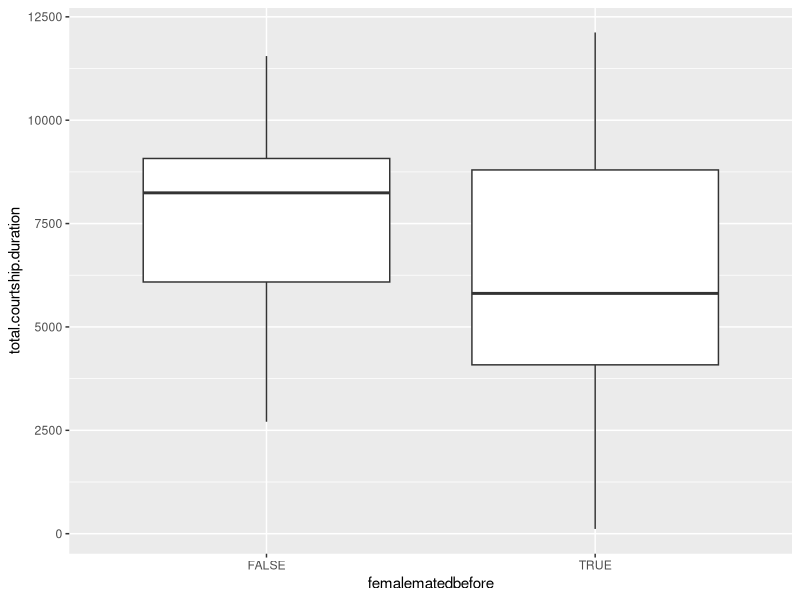
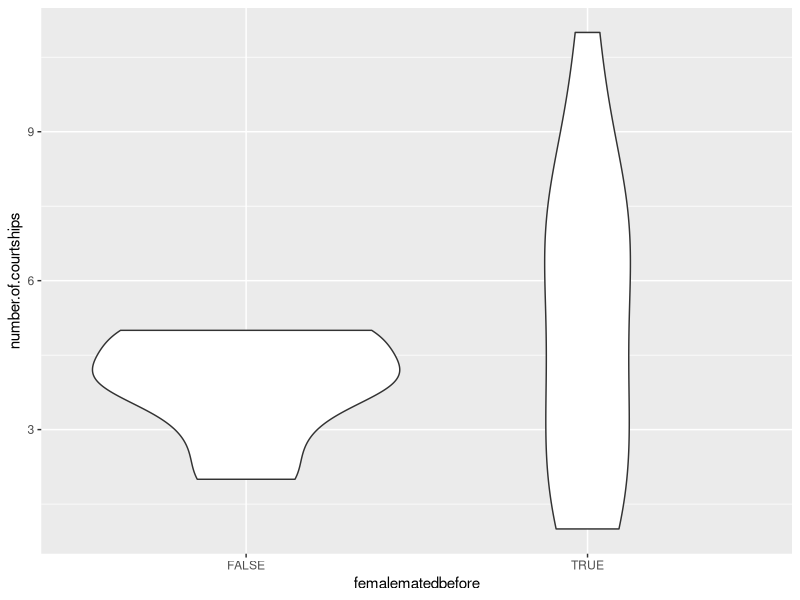
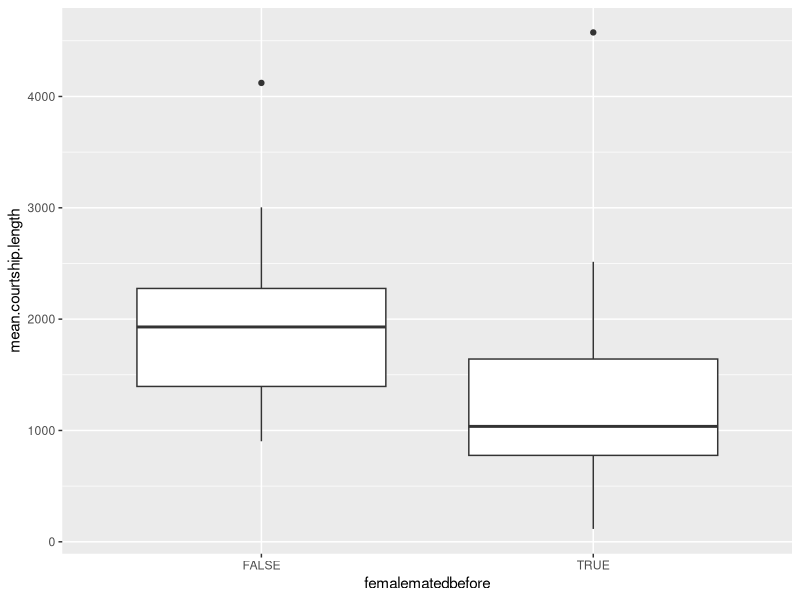
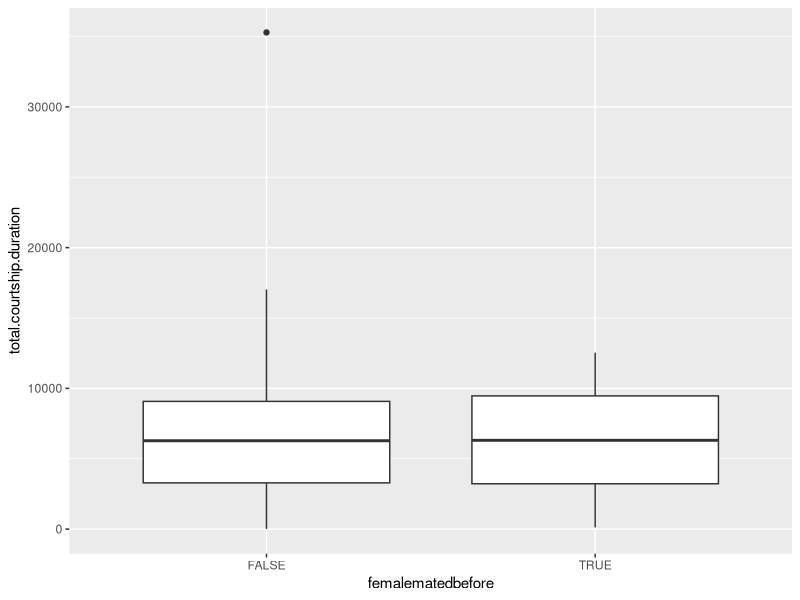
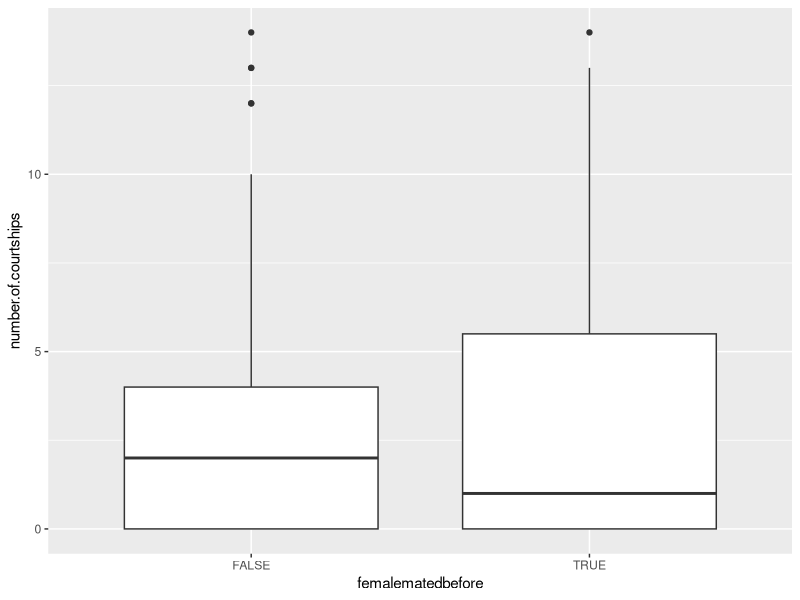
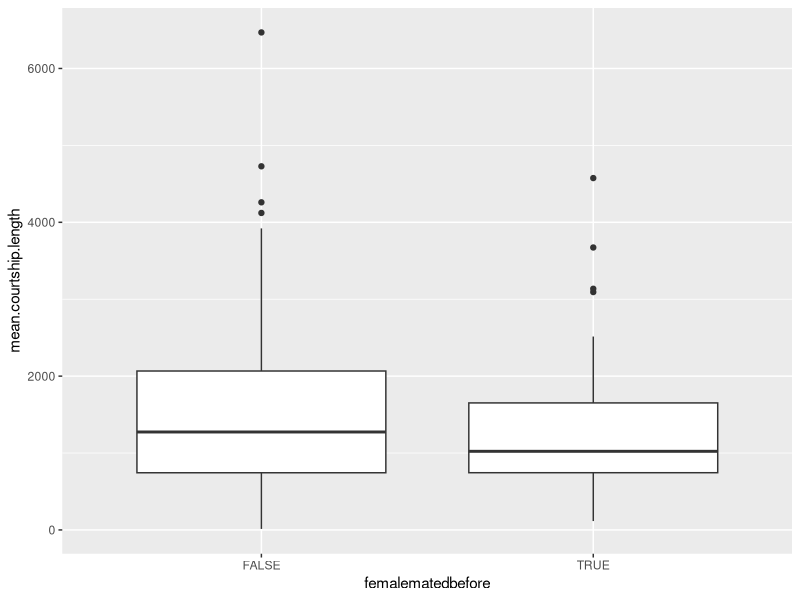

Write R code to recreate these figures, in order. (Note: this script raises an error after producing the figures.)
### Packages:
library(tidyverse)
library(Hmisc)
library(car)

### Open data:
subset1 <- read.table("subset1_Bastien_original_weight.csv",sep=",",header=T)
subset2 <- read.table("subset2_Bastien_original_weight.csv",sep=",",header=T)

## Bind both data frames together :
data <- rbind(subset1,subset2)

##### First investigation #####
## Total courtship duration:
ggplot(data) +
  geom_boxplot(aes(x=femalematedbefore,y=total.courtship.duration))

shapiro.test(subset1$total.courtship.duration)
shapiro.test(subset2$total.courtship.duration)

var(subset1$total.courtship.duration)
var(subset2$total.courtship.duration)

t.test(subset1$total.courtship.duration,subset2$total.courtship.duration,data= Tableau,var.equal=TRUE,paired = T)

## number of courtships
ggplot(data) +
  geom_violin(aes(x=femalematedbefore,y=number.of.courtships))

shapiro.test(subset1$number.of.courtships) # not normal
shapiro.test(subset2$number.of.courtships)

wilcox.test(subset1$number.of.courtships,subset2$number.of.courtships,paired=TRUE)

var.test(subset1$number.of.courtships,subset2$number.of.courtships)

# See attempt to make a jackknife test for comparing variances

## Mean of courtship:
ggplot(data) +
  geom_boxplot(aes(x=femalematedbefore,y=mean.courtship.length))

shapiro.test(subset1$mean.courtship.length)
shapiro.test(subset2$mean.courtship.length) # not normal

wilcox.test(subset1$mean.courtship.length,subset2$mean.courtship.length,paired=TRUE)

### With all data:

complete_data <- read.table("data_mating_weight.csv",sep=",",header=T)

## Total courtship duration:
ggplot(complete_data) +
  geom_boxplot(aes(x=femalematedbefore,y=total.courtship.duration))

## number of courtships
ggplot(complete_data) +
  geom_boxplot(aes(x=femalematedbefore,y=number.of.courtships))

## Mean of courtship:
ggplot(complete_data) +
  geom_boxplot(aes(x=femalematedbefore,y=mean.courtship.length))

## Mated state and Copulation success :
table(subset1$copulation,subset2$copulation,dnn = list("virgin","mated"))
Copulation <- matrix(c(0, 11, 0, 4),nrow = 2,dimnames = list("1st Survey" = c("False", "True"),"2nd Survey" = c("False", "True")))
Copulation
mcnemar.test(Copulation)

## Mated state and attempted.copulation :
Attempted.copulation <- table(subset1$attempted.copulation,subset2$attempted.copulation,dnn = list("virgin","mated"))
mcnemar.test(Attempted.copulation)

## Mated state and post.copulatory.kill :
table(subset1$post.copulatory.kill,subset2$post.copulatory.kill,dnn = list("virgin","mated"))
Post.copulatory.kill <- matrix(c(12, 3, 0, 0),nrow = 2,dimnames = list("1st Survey" = c("False", "True"),"2nd Survey" = c("False", "True")))
Post.copulatory.kill
mcnemar.test(Post.copulatory.kill)

## Mated state and pre.copulatory.kill :
table(subset1$pre.copulatory.kill,subset2$pre.copulatory.kill,dnn = list("virgin","mated"))
Pre.copulatory.kill <- matrix(c(14, 0, 1, 0),nrow = 2,dimnames = list("1st Survey" = c("False", "True"),"2nd Survey" = c("False", "True")))
Pre.copulatory.kill
mcnemar.test(Pre.copulatory.kill)

## Cannibalism
Cannibalism <- table(subset1$cannibalism,subset2$cannibalism,dnn = list("virgin","mated"))
Cannibalism
mcnemar.test(Cannibalism)

## Palp.broken
Palp.broken <- table(subset1$Palp.Broken,subset2$Palp.Broken,dnn = list("virgin","mated"))
Palp.broken
mcnemar.test(Palp.broken)

##### Some linear regressions #####

### Question around risk of being cannibalized:

## Number of attacks
lm3 <- lm(number.of.attacks ~ (number.of.courtships + mean.courtship.length + Female.last.weight + Male.last.weight) * femal, data = subset1)
Anova(lm3,type='II')
vif(lm3)

lm4 <- lm(number.of.attacks ~ number.of.courtships + total.courtship.duration + mean.courtship.length + Female.last.weight + Male.last.weight, data = subset2)
Anova(lm4,type='II')

## Latency to attack
lm5 <- lm(latency.to.attack ~ number.of.courtships + total.courtship.duration + mean.courtship.length + Female.last.weight + Male.last.weight, data = subset1)
Anova(lm5,type = 'II')

lm6 <- lm(latency.to.attack ~ number.of.courtships + total.courtship.duration + mean.courtship.length + Female.last.weight + Male.last.weight, data = subset2)
Anova(lm6,type='II')

## Number of flees
lm6a <- lm(number.of.flees ~ number.of.courtships + total.courtship.duration + mean.courtship.length + Female.last.weight + Male.last.weight, data = subset1)
Anova(lm6a,type='II')

lm6b <- lm(number.of.flees ~ number.of.courtships + total.courtship.duration + mean.courtship.length + Female.last.weight + Male.last.weight, data = subset2)
Anova(lm6b,type='II')

### Question around male implication:

## Number of mounts
lm7 <- lm(number.of.mounts ~ number.of.courtships + total.courtship.duration + mean.courtship.length + Female.last.weight + Male.last.weight, data = subset1)
Anova(lm7, type='II')

lm8 <- lm(number.of.mounts ~ number.of.courtships + total.courtship.duration + mean.courtship.length + Female.last.weight + Male.last.weight, data = subset2)
Anova(lm8,type="II")

# Total mount duration
lm9 <- lm(total.mount.duration ~ number.of.courtships + total.courtship.duration + mean.courtship.length + Female.last.weight + Male.last.weight, data = subset1)
Anova(lm9, type='II')

lm10 <- lm(total.mount.duration ~ number.of.courtships + total.courtship.duration + mean.courtship.length + Female.last.weight + Male.last.weight, data = subset2)
Anova(lm10,type="II")

# Mean mount duration
lm11 <- lm(mean.mount.length ~ number.of.courtships + total.courtship.duration + mean.courtship.length + Female.last.weight + Male.last.weight, data = subset1)
Anova(lm11, type='II')

lm12 <- lm(mean.mount.length ~ number.of.courtships + total.courtship.duration + mean.courtship.length + Female.last.weight + Male.last.weight, data = subset2)
Anova(lm12,type="II")

# Latency to mount 
lm13 <- lm(latency.to.mount ~ number.of.courtships + total.courtship.duration + mean.courtship.length + Female.last.weight + Male.last.weight, data = subset1)
Anova(lm13, type='II')

lm14 <- lm(latency.to.mount ~ number.of.courtships + total.courtship.duration + mean.courtship.length + Female.last.weight + Male.last.weight, data = subset2)
Anova(lm14,type="II")

# Latency to touch
lm15 <- lm(latency.to.touch ~ number.of.courtships + total.courtship.duration + mean.courtship.length + Female.last.weight + Male.last.weight, data = subset1)
Anova(lm15, type='II')

lm16 <- lm(latency.to.touch ~ number.of.courtships + total.courtship.duration + mean.courtship.length + Female.last.weight + Male.last.weight, data = subset2)
Anova(lm16,type="II")

# Latency to copulate
lm17 <- lm(latency.to.copulate ~ number.of.courtships + total.courtship.duration + mean.courtship.length + Female.last.weight + Male.last.weight, data = subset1)
Anova(lm17, type='II')

lm18 <- lm(latency.to.copulate ~ number.of.courtships + total.courtship.duration + mean.courtship.length + Female.last.weight + Male.last.weight, data = subset2)
Anova(lm18,type="II")

##### Assess if there's a link between the male being killed and copulation failure/palp.broken

table(subset1$Palp.Broken, subset1$pre.copulatory.kill|subset1$post.copulatory.kill)
chisq.test(subset1$Palp.Broken, subset1$pre.copulatory.kill|subset1$post.copulatory.kill)

table(subset2$Palp.Broken, subset2$pre.copulatory.kill|subset2$post.copulatory.kill)
chisq.test(subset2$Palp.Broken, subset2$pre.copulatory.kill|subset2$post.copulatory.kill)

table(subset1$copulation, subset1$pre.copulatory.kill|subset1$post.copulatory.kill)
chisq.test(subset1$copulation, subset1$pre.copulatory.kill|subset1$post.copulatory.kill)

table(subset2$copulation, subset2$pre.copulatory.kill|subset2$post.copulatory.kill)
chisq.test(subset2$copulation, subset2$pre.copulatory.kill|subset2$post.copulatory.kill)
